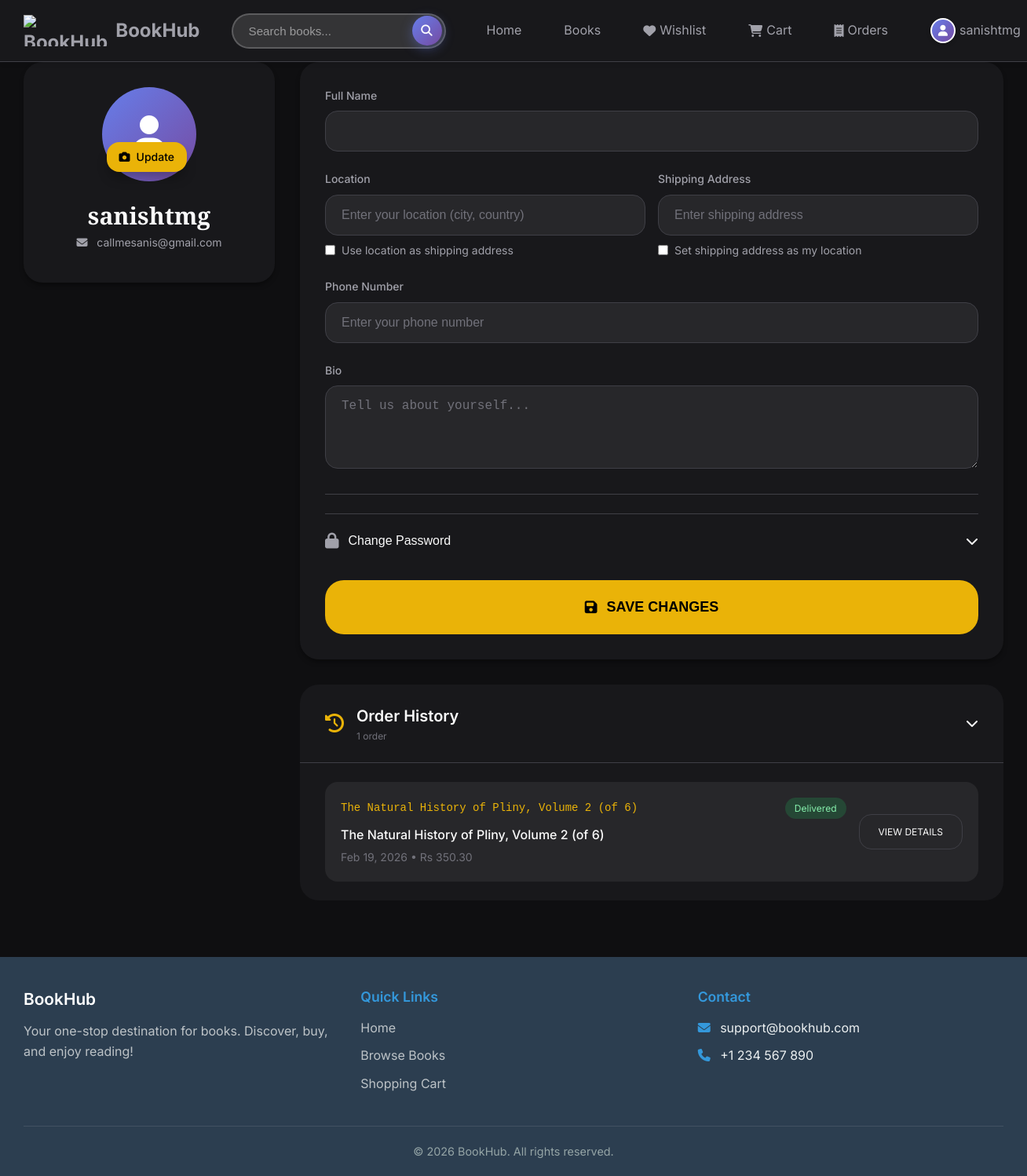
Screenshot of /auth/profile.php (signed in) with the database file from the repository.
### tables this page shows
CREATE TABLE `users` (
  `user_id` int(11) NOT NULL AUTO_INCREMENT,
  `username` varchar(50) NOT NULL,
  `email` varchar(100) NOT NULL,
  `password_reset_token` varchar(64) DEFAULT NULL,
  `password_reset_expires` datetime DEFAULT NULL,
  `password` varchar(255) NOT NULL,
  `role` enum('user','admin') DEFAULT 'user',
  `full_name` varchar(100) DEFAULT NULL,
  `profile_image` varchar(255) DEFAULT NULL,
  `location` varchar(100) DEFAULT NULL,
  `ship_address` varchar(255) DEFAULT NULL,
  `phone` varchar(20) DEFAULT NULL,
  `bio` text DEFAULT NULL,
  `created_at` timestamp NOT NULL DEFAULT current_timestamp(),
  `updated_at` timestamp NOT NULL DEFAULT current_timestamp() ON UPDATE current_timestamp(),
  PRIMARY KEY (`user_id`),
  UNIQUE KEY `username` (`username`),
  UNIQUE KEY `email` (`email`),
  UNIQUE KEY `ship_address` (`ship_address`),
  KEY `idx_username` (`username`),
  KEY `idx_email` (`email`)
);

CREATE TABLE `orders` (
  `order_id` int(11) NOT NULL AUTO_INCREMENT,
  `user_id` int(11) NOT NULL,
  `ship_address` varchar(255) DEFAULT NULL,
  `total_amount` decimal(10,2) NOT NULL,
  `status` enum('pending','processing','shipped','delivered','cancelled') DEFAULT 'pending',
  `payment_method` varchar(50) DEFAULT NULL,
  `created_at` timestamp NOT NULL DEFAULT current_timestamp(),
  `updated_at` timestamp NOT NULL DEFAULT current_timestamp() ON UPDATE current_timestamp(),
  `admin_remark` text DEFAULT NULL COMMENT 'Admin remark for order cancellation or other notes',
  PRIMARY KEY (`order_id`),
  KEY `address_id` (`ship_address`),
  KEY `idx_user_orders` (`user_id`),
  KEY `idx_order_status` (`status`),
  CONSTRAINT `fk_orders_ship` FOREIGN KEY (`ship_address`) REFERENCES `users` (`ship_address`) ON DELETE CASCADE ON UPDATE CASCADE,
  CONSTRAINT `orders_ibfk_1` FOREIGN KEY (`user_id`) REFERENCES `users` (`user_id`) ON DELETE CASCADE
);

### includes/functions.php (called while the page is built, shortened)
<?php
function is_logged_in() {
    return isset($_SESSION['user_id']) && !empty($_SESSION['user_id']);
}
function get_user_id() {
    return is_logged_in() ? $_SESSION['user_id'] : false;
}
function format_price($price) {
    return 'Rs ' . number_format($price, 2);
}

### auth/profile.php (the view, shortened to what this page needs)
<?php
require_once __DIR__ . '/../includes/functions.php';
require_once __DIR__ . '/../includes/db.php';
$user_id = (int)get_user_id();
$user = null;
$stmt = $conn->prepare('SELECT user_id, username, email, full_name, profile_image, location, ship_address, phone, bio FROM users WHERE user_id = ?');
if ($stmt) {
    $stmt->bind_param('i', $user_id);
    $stmt->execute();
    $res = $stmt->get_result();
    $user = $res ? $res->fetch_assoc() : null;
}
$orders = [];
$stmt = $conn->prepare('SELECT order_id, total_amount, status, payment_method, created_at, admin_remark FROM orders WHERE user_id = ? ORDER BY created_at DESC LIMIT 10');
if ($stmt) {
    $stmt->bind_param('i', $user_id);
    $stmt->execute();
    $res = $stmt->get_result();
    while ($row = $res->fetch_assoc()) {
        $orders[] = $row;
    }
}
function getOrderStatusLabel($status) {
    return match($status) {
        'shipped' => 'Shipped',
        'delivered' => 'Delivered',
        default => ucfirst((string)$status)
    };
}
$display_name = (string)($user['full_name'] ?? '');
if ($display_name === '') {
    $display_name = (string)($user['username'] ?? 'User');
}
$display_location = (string)($user['location'] ?? '');
$display_ship = (string)($user['ship_address'] ?? '');
$display_email = (string)($user['email'] ?? '');
$display_phone = (string)($user['phone'] ?? '');
$display_bio = (string)($user['bio'] ?? '');
$profile_image = (string)($user['profile_image'] ?? '');
$profile_image_url = $profile_image !== '' ? (SITE_URL . '/' . ltrim($profile_image, '/')) : '';
require_once __DIR__ . '/../includes/header_navbar.php';
?>
<link rel="stylesheet" href="<?php echo SITE_URL; ?>/auth/css/profile-modern.css">
<div class="profile-container">
    <div class="profile-grid">
        <div class="profile-sidebar">
            <div class="card card-sticky">
                <div class="profile-image-wrapper">
                    <?php if ($profile_image_url !== ''): ?>
                    <img id="profileImage"
                         src="<?php echo htmlspecialchars($profile_image_url); ?>"
                         alt="Profile Picture"
                         class="profile-image">
                    <?php else: ?>
                    <div id="profileImage" class="profile-image-placeholder" style="width: 120px; height: 120px; border-radius: 50%; background: linear-gradient(135deg, #667eea 0%, #764ba2 100%); display: flex; align-items: center; justify-content: center; color: #fff; font-size: 3rem;">
                        <i class="fa-solid fa-user"></i>
                    </div>
                    <?php endif; ?>
                    <label for="profileUpload" class="profile-upload-btn">
                        <i class="fa-solid fa-camera"></i>
                        <span>Update</span>
                    </label>
                </div>
                <h2 id="displayName" class="profile-name"><?php echo htmlspecialchars($display_name); ?></h2>
                <p class="profile-email" style="color: var(--text-secondary); font-size: 0.875rem; margin-bottom: 0.5rem;">
                    <i class="fa-solid fa-envelope" style="margin-right: 0.5rem;"></i>
                    <?php echo htmlspecialchars($display_email); ?>
                </p>
            </div>
        </div>
        <div class="form-container">
            <div class="card">
                <form id="profileForm" method="POST" enctype="multipart/form-data">
                    <div class="form-group">
                        <label class="form-label">Full Name</label>
                        <input id="nameInput" name="full_name" type="text" value="<?php echo htmlspecialchars((string)($user['full_name'] ?? '')); ?>"
                               class="form-input">
                    </div>
                    <div style="display: grid; grid-template-columns: 1fr 1fr; gap: 1rem;">
                        <div class="form-group">
                            <label class="form-label">Location</label>
                            <input id="locationInput" name="location" type="text" value="<?php echo htmlspecialchars($display_location); ?>"
                                   placeholder="Enter your location (city, country)"
                                   class="form-input">
                            <label style="display: flex; align-items: center; gap: 0.5rem; margin-top: 0.5rem; font-size: 0.875rem; color: var(--text-secondary); cursor: pointer;">
                                <input type="checkbox" id="setShippingAsLocation" name="set_shipping_as_location" style="cursor: pointer;">
                                <span>Use location as shipping address</span>
                            </label>
                        </div>
                        <div class="form-group">
                            <label class="form-label">Shipping Address</label>
                            <input id="shippingInput" name="ship_address" type="text" value="<?php echo htmlspecialchars($display_ship); ?>"
                                   placeholder="Enter shipping address"
                                   class="form-input">
                            <label style="display: flex; align-items: center; gap: 0.5rem; margin-top: 0.5rem; font-size: 0.875rem; color: var(--text-secondary); cursor: pointer;">
                                <input type="checkbox" id="setAsLocation" name="set_as_location" style="cursor: pointer;">
                                <span>Set shipping address as my location</span>
                            </label>
                        </div>
                    </div>
                    <div class="form-group">
                        <label class="form-label">Phone Number</label>
                        <input id="phoneInput" name="phone" type="tel" value="<?php echo htmlspecialchars($display_phone); ?>"
                               placeholder="Enter your phone number"
                               class="form-input">
                    </div>
                    <div class="form-group">
                        <label class="form-label">Bio</label>
                        <textarea id="bioInput" name="bio" rows="4"
                                  placeholder="Tell us about yourself..."
                                  class="form-input" style="resize: vertical;"><?php echo htmlspecialchars($display_bio); ?></textarea>
                    </div>
                    <div style="margin-top: 1.5rem; padding-top: 1.5rem; border-top: 1px solid var(--border);">
                        <button type="button" onclick="togglePasswordSection()" class="password-toggle">
                            <div class="password-toggle-left">
                                <i class="fa-solid fa-lock"></i>
                                <span>Change Password</span>
                            </div>
                            <i id="passwordChevron" class="fa-solid fa-chevron-down chevron"></i>
                        </button>
                    </div>
                    <button type="submit" class="btn-submit">
                        <i class="fa-solid fa-floppy-disk"></i>
                        SAVE CHANGES
                    </button>
                </form>
            </div>
            <div class="order-history">
                <details <?php echo count($orders) > 0 ? 'open' : ''; ?>>
                    <summary>
                        <div class="order-history-header">
                            <i class="fa-solid fa-clock-rotate-left"></i>
                            <div>
                                <p class="order-history-title">Order History</p>
                                <p class="order-count"><?php echo count($orders); ?> order<?php echo count($orders) !== 1 ? 's' : ''; ?></p>
                            </div>
                        </div>
                        <i class="fa-solid fa-chevron-down" style="transition: transform 0.3s;"></i>
                    </summary>
                    <div class="order-history-content">
                        <?php if (count($orders) > 0): ?>
                            <div class="order-list">
                                <?php foreach ($orders as $order):
                                    $statusClass = 'order-status ' . $order['status'];
                                    $statusLabel = getOrderStatusLabel($order['status']);
                                    $orderDate = date('M d, Y', strtotime($order['created_at']));
                                    $itemCount = count($order['items']);
                                    $itemNames = array_slice(array_column($order['items'], 'title'), 0, 2);
                                    $itemText = implode(', ', $itemNames) . ($itemCount > 2 ? ' + ' . ($itemCount - 2) . ' more' : '');
                                ?>
                                    <div class="order-item-card">
                                        <div class="order-item-main">
                                            <div class="order-item-header">
                                                <span class="order-id"><?php echo htmlspecialchars($itemText ?: 'Order items'); ?></span>
                                                <span class="<?php echo $statusClass; ?>"><?php echo htmlspecialchars($statusLabel); ?></span>
                                            </div>
                                            <p class="order-items-text"><?php echo htmlspecialchars($itemText ?: 'Order items'); ?></p>
                                            <p class="order-meta"><?php echo $orderDate; ?> • <?php echo format_price($order['total_amount']); ?></p>
                                        </div>
                                        <a href="<?php echo SITE_URL; ?>/order_cart_process/orders.php" class="btn-view-order">
                                            VIEW DETAILS
                                        </a>
                                    </div>
                                <?php endforeach; ?>
                            </div>
                        <?php endif; ?>
                    </div>
                </details>
            </div>
        </div>
    </div>
</div>
<?php
require_once __DIR__ . '/../includes/footer.php';
?>

### includes/header_navbar.php (shortened to what this page needs)
<?php
require_once __DIR__ . '/functions.php';
$current_user = null;
if (is_logged_in()) {
    require_once __DIR__ . '/db.php';
    $user_id = get_user_id();
    $stmt = $conn->prepare("SELECT username, full_name, profile_image FROM users WHERE user_id = ?");
    $stmt->bind_param('i', $user_id);
    $stmt->execute();
    $result = $stmt->get_result();
    $current_user = $result->fetch_assoc();
}
$current_page = basename($_SERVER['PHP_SELF'] ?? '');
$is_book_view_page = ($current_page === 'book.php');
$is_home_page = ($current_page === 'index.php');
$navbar_page_class = ($is_book_view_page ? ' is-book-view' : '') . ($is_home_page ? ' is-home' : '');
?>
<!DOCTYPE html>
<html lang="en">
<head>
    <link rel="stylesheet" href="<?php echo SITE_URL; ?>/includes/css/header.css">
    <link rel="stylesheet" href="<?php echo SITE_URL; ?>/assets/css/theme.css">
    <link rel="stylesheet" href="https://cdnjs.cloudflare.com/ajax/libs/font-awesome/6.4.0/css/all.min.css">
    <link rel="stylesheet" href="<?php echo SITE_URL; ?>/includes/css/search-suggestions.css">
</head>
<body>
<nav class="navbar<?php echo $navbar_page_class; ?>">
    <div class="container nav-container">
        <a href="<?php echo SITE_URL; ?>/index.php" class="logo">
            <img src="<?php echo SITE_URL; ?>/assets/logo.png" alt="<?php echo SITE_NAME; ?> Logo" class="logo-img">
            <?php echo SITE_NAME; ?>
        </a>
        <form class="search-form" action="<?php echo SITE_URL; ?>/page/booklist.php" method="GET" style="position: relative;">
            <input type="text" id="search-input" name="search" class="search-input" placeholder="Search books..." value="<?php echo isset($_GET['search']) ? htmlspecialchars($_GET['search']) : ''; ?>" autocomplete="off">
            <button type="submit" class="search-btn"><i class="fas fa-search"></i></button>
        </form>
        <ul class="nav-links">
            <li><a href="<?php echo SITE_URL; ?>/index.php">Home</a></li>
            <li><a href="<?php echo SITE_URL; ?>/page/booklist.php">Books</a></li>
            <?php if (is_logged_in()): ?>
                <li><a href="<?php echo SITE_URL; ?>/order_cart_process/wishlist.php">
                    <i class="fas fa-heart"></i> Wishlist
                </a></li>
                <li><a href="<?php echo SITE_URL; ?>/order_cart_process/cart.php">
                    <i class="fas fa-shopping-cart"></i> Cart
                </a></li>
                <li><a href="<?php echo SITE_URL; ?>/order_cart_process/orders.php">
                    <i class="fas fa-receipt"></i> Orders
                </a></li>
                <li class="dropdown">
                    <a href="#" class="dropdown-toggle user-dropdown">
                        <?php if (isset($current_user['profile_image']) && $current_user['profile_image'] !== ''): ?>
                            <img src="<?php echo SITE_URL . '/' . htmlspecialchars($current_user['profile_image']); ?>" alt="Profile" class="nav-profile-img">
                        <?php else: ?>
                            <div class="nav-profile-placeholder"><i class="fas fa-user"></i></div>
                        <?php endif; ?>
                        <span class="nav-username"><?php echo htmlspecialchars($current_user['full_name'] ?? $current_user['username'] ?? 'User'); ?></span>
                    </a>
                </li>
            <?php endif; ?>
        </ul>
    </div>
</nav>

### rows the page displays
users: username "sanishtmg", email "callmesanis@gmail.com"
orders: itemText "The Natural History of Pliny, Volume 2 (of 6)", status "Delivered", created_at "Feb 19, 2026", total_amount "Rs 350.30"

### other values shown
SITE_NAME "BookHub"
count($orders) "1"
